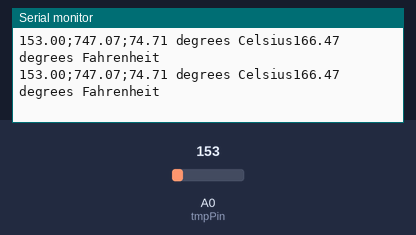
Simulated run of this sketch. Board: Arduino Uno, built with avr-gcc and run on an emulated ATmega328P. On the bench: the last lines printed to the serial monitor. The test bench sets the inputs (shaded band); at power-on: A0 (tmpPin) = 153.

Above: at 1.8 s.
1.9 s: A0 (tmpPin) set to 165
At 2.8 s:
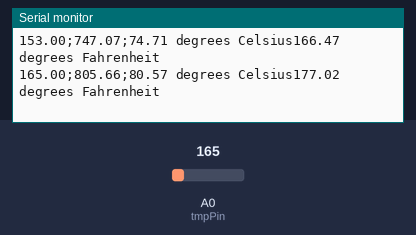
3.4 s: A0 (tmpPin) set to 175
At 4.8 s:
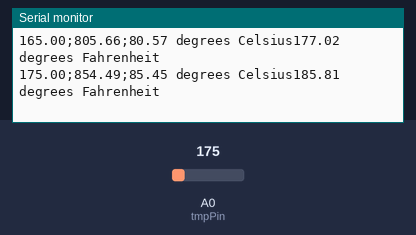
Timing chart, 0 to 6.4 s (numbered marks = the images above; inputs shaded):
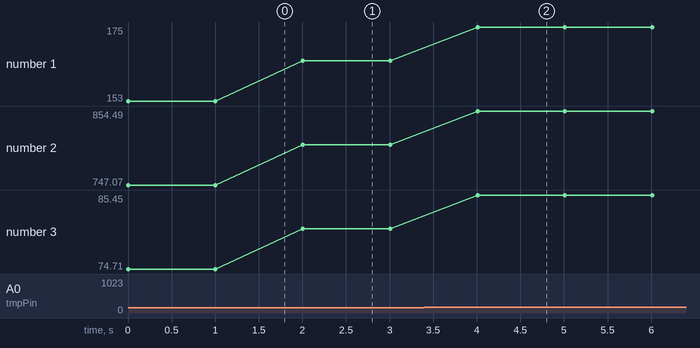

The sketch:

Temperature_measurement.ino
```cpp
const int tmpPin = A0;

void setup(){
  Serial.begin(9600);
}

void loop(){
  float tmp_reading = analogRead(tmpPin);
  //float voltage = tmp_reading * 5.0 / 1023; //for TMP36
  float voltage = tmp_reading/ 1024.0 * 5000; //for LM35
  //float celsius = voltage * 100.0 - 50;     //for TMP36
  float celsius = voltage / 10;               //forLM35
  float fahrenheit = (celsius * 9)/5 + 32;

  Serial.print(tmp_reading);Serial.print(";");
  Serial.print(voltage);Serial.print(";");

  Serial.print(celsius);
  Serial.print(" degrees Celsius");
  Serial.print(fahrenheit);
  Serial.println(" degrees Fahrenheit");
  delay(1000);
}
```

Measured:
- after the input at 1.9 s, the serial monitor: prints a new line after 0.11 s (image 1)
- after the input at 3.4 s, the serial monitor: prints a new line after 0.61 s (image 2)
- plotted number 1: 153 → 165 after the input at 1.9 s, 165 → 175 after the input at 3.4 s
- plotted number 2: 747.07 → 805.66 after the input at 1.9 s, 805.66 → 854.49 after the input at 3.4 s
- plotted number 3: 74.71 → 80.57 after the input at 1.9 s, 80.57 → 85.45 after the input at 3.4 s
